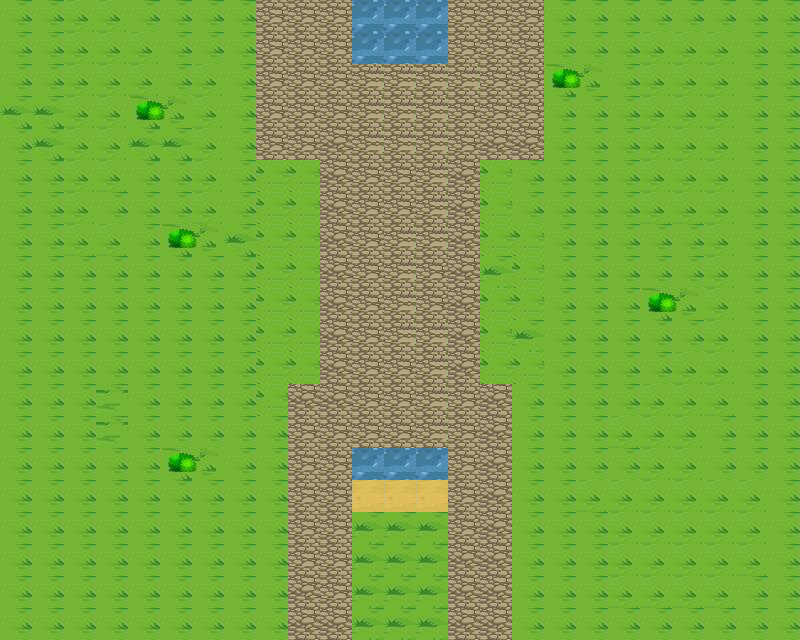

A 2D game scene composited from a Tiled map and its tileset images. What follows is a short description and the map's XML, with every tile layer's data as written:
An orthogonal 25x20 tile map with 32x32 px tiles, 1 tile layer (Camada de Tiles 1).

<map version="1.2" tiledversion="1.2.3" orientation="orthogonal" renderorder="right-down" width="25" height="20" tilewidth="32" tileheight="32" infinite="0" nextlayerid="2" nextobjectid="1">
 <tileset firstgid="1" source="Nivel1.tsx" />
 <layer id="1" name="Camada de Tiles 1" width="25" height="20">
  <data encoding="csv">
69,69,63,63,69,69,69,69,46,46,46,28,28,28,46,46,46,69,69,69,69,69,69,69,69,
69,69,63,63,63,69,69,69,46,46,46,28,28,28,46,46,46,69,69,69,63,63,63,69,69,
69,69,63,63,63,69,63,69,46,46,46,47,47,47,47,46,46,105,106,69,63,63,63,69,69,
130,130,63,63,105,106,63,69,46,46,46,47,47,47,46,46,46,69,69,69,63,63,63,69,69,
69,130,63,63,130,130,63,69,46,46,190,47,47,47,46,190,190,69,69,69,63,63,63,69,69,
69,69,63,63,69,69,63,69,10,10,190,46,46,47,190,10,69,69,69,69,63,63,63,69,69,
69,69,63,69,69,69,63,69,10,10,190,46,46,47,190,10,69,69,69,69,63,63,63,69,69,
69,69,63,63,69,105,106,130,10,10,190,46,47,47,190,10,10,69,69,69,69,69,63,69,69,
69,69,69,69,69,69,69,69,10,10,190,46,47,46,190,127,10,69,69,69,69,69,63,69,69,
69,69,69,69,69,69,69,69,10,10,190,46,47,46,190,10,10,69,69,69,105,106,63,69,69,
69,69,69,69,69,69,69,69,10,10,190,46,47,47,190,10,127,69,69,69,69,69,63,69,69,
69,69,69,69,69,69,69,69,10,10,190,46,46,47,190,10,10,69,69,69,69,63,63,69,69,
69,69,69,82,69,69,69,69,10,339,190,46,46,47,46,190,69,69,69,69,63,63,63,69,69,
69,69,69,82,69,69,69,69,69,46,46,46,46,47,46,190,69,69,69,63,63,63,69,69,69,
69,69,69,69,69,105,106,69,69,46,46,28,28,27,46,190,69,69,69,69,63,63,69,69,69,
69,69,69,69,69,69,69,69,69,46,46,79,79,79,46,190,69,69,63,63,63,63,63,63,69,
69,69,69,69,69,69,69,69,69,46,46,127,127,127,46,190,69,69,69,63,63,63,63,63,69,
69,69,69,69,69,69,69,69,69,46,46,127,127,127,190,190,69,69,69,63,63,63,63,63,69,
69,69,69,69,69,69,69,69,69,190,46,127,127,127,190,190,69,69,69,63,63,63,63,69,69,
69,69,69,69,69,69,69,69,69,190,190,127,127,127,190,190,69,69,69,69,69,69,69,69,69
</data>
 </layer>
</map>
